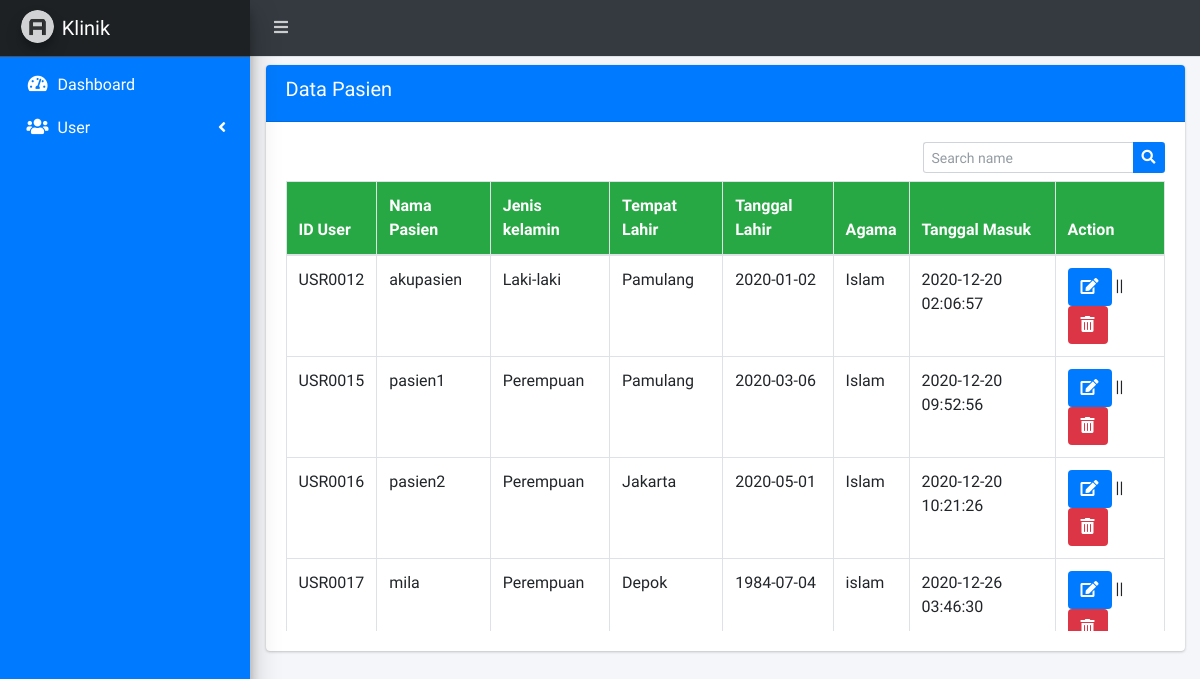
The page /admin.php?page=pasien on the database its author committed.
### tables this page shows
CREATE TABLE `tb_rols_user` (
  `id_rols_user` char(15) NOT NULL,
  `id_user` char(15) NOT NULL,
  `id_bagian` char(15) NOT NULL,
  `tgl_user_regis` varchar(225) NOT NULL
);

CREATE TABLE `tb_user` (
  `id_user` char(15) NOT NULL,
  `username` varchar(50) NOT NULL,
  `password` varchar(225) NOT NULL,
  `confirm_password` varchar(225) NOT NULL,
  `nama_user` varchar(30) NOT NULL,
  `jenis_kelamin` varchar(10) NOT NULL,
  `gol_darah` varchar(10) NOT NULL,
  `tempat_lahir` varchar(100) NOT NULL,
  `tanggal_lahir` varchar(225) NOT NULL,
  `agama` varchar(10) NOT NULL,
  `tgl_masuk` varchar(225) NOT NULL
);

### page/admin/users/pasien.php (the view, shortened to what this page needs)
<div class="row">
	<div class="col-sm-12">
		<div class="card mt-2">
			<div class="card-header bg-blue">
				<h5>Data Pasien</h5>
			</div>
			<div class="card-body">
				<div class="row">
				<div class="col-sm-12 mb-2">
					<form class="float-right" action="" method="POST">
				      <div class="input-group input-group-sm">
				        <input class="form-control form-control-navbar" name="search" type="search" placeholder="Search name" aria-label="Search">
				        <div class="input-group-append">
				          <button class="btn bg-blue" type="submit" name="tampil">
				            <i class="fas fa-search"></i>
				          </button>
				        </div>
				      </div>
				    </form>
				</div>
				</div>
				<div class="table-responsive" style="height: 450px;">
					<table class="table table-hover table-bordered">
						<thead class="bg-success">
							<tr>
								<th>ID User</th>
								<th>Nama Pasien</th>
								<th>Jenis kelamin</th>
								<th>Tempat Lahir</th>
								<th>Tanggal Lahir</th>
								<th>Agama</th>
								<th>Tanggal Masuk</th>
								<th>Action</th>
							</tr>
						</thead>
						<tbody>
						<?php
						if (isset($_POST['tampil'])) {
							$search = $_POST['search'];
							$sql = mysqli_query($koneksi, "SELECT * FROM tb_user X INNER JOIN tb_rols_user Y ON y.id_user = x.id_user INNER JOIN tb_bagian z ON z.id_bagian = y.id_bagian WHERE y.id_bagian = 'BG004' AND nama_user LIKE '%".$search."%'");
						}else{
							$sql = mysqli_query($koneksi, "SELECT * FROM tb_user X INNER JOIN tb_rols_user Y ON y.id_user = x.id_user INNER JOIN tb_bagian z ON z.id_bagian = y.id_bagian WHERE y.id_bagian = 'BG004'");
						}
						while ($data = mysqli_fetch_array($sql)) { ?>
							<tr>
								<td><?= $data['id_user']; ?></td>
								<td><?= $data['nama_user']; ?></td>
								<td><?= $data['jenis_kelamin']; ?></td>
								<td><?= $data['tempat_lahir']; ?></td>
								<td><?= $data['tanggal_lahir']; ?></td>
								<td><?= $data['agama']; ?></td>
								<td><?= $data['tgl_masuk']; ?></td>
								<td>
									<a href="#myPasien" id='custId' data-toggle='modal' data-id="<?= $data['id_user'] ?>" class="btn bg-blue"><i  class="fa fa-edit"></i></a> || <a href="page/admin/proses/proses_delete_pasien.php?id=<?= $data['id_user']; ?>" class="btn bg-danger" onclick="return confirm('Apakah anda yakin ingin menghapus data pasien ini?')"><i class="fa fa-trash-alt"></i></a>
								</td>
							</tr>
						<?php }
						?>
						</tbody>
					</table>
				</div>
			</div>
		</div>
	</div>
</div>

### rows shown on the page
tb_rols_user: id_user "USR0012", id_user.nama_user "akupasien", id_user.jenis_kelamin "Laki-laki", id_user.tempat_lahir "Pamulang", id_user.tanggal_lahir "2020-01-02", id_user.agama "Islam", id_user.tgl_masuk "2020-12-20 02:06:57"
tb_rols_user: id_user "USR0015", id_user.nama_user "pasien1", id_user.jenis_kelamin "Perempuan", id_user.tempat_lahir "Pamulang", id_user.tanggal_lahir "2020-03-06", id_user.agama "Islam", id_user.tgl_masuk "2020-12-20 09:52:56"
tb_rols_user: id_user "USR0016", id_user.nama_user "pasien2", id_user.jenis_kelamin "Perempuan", id_user.tempat_lahir "Jakarta", id_user.tanggal_lahir "2020-05-01", id_user.agama "Islam", id_user.tgl_masuk "2020-12-20 10:21:26"
tb_rols_user: id_user "USR0017", id_user.nama_user "mila", id_user.jenis_kelamin "Perempuan", id_user.tempat_lahir "Depok", id_user.tanggal_lahir "1984-07-04", id_user.agama "islam", id_user.tgl_masuk "2020-12-26 03:46:30"
